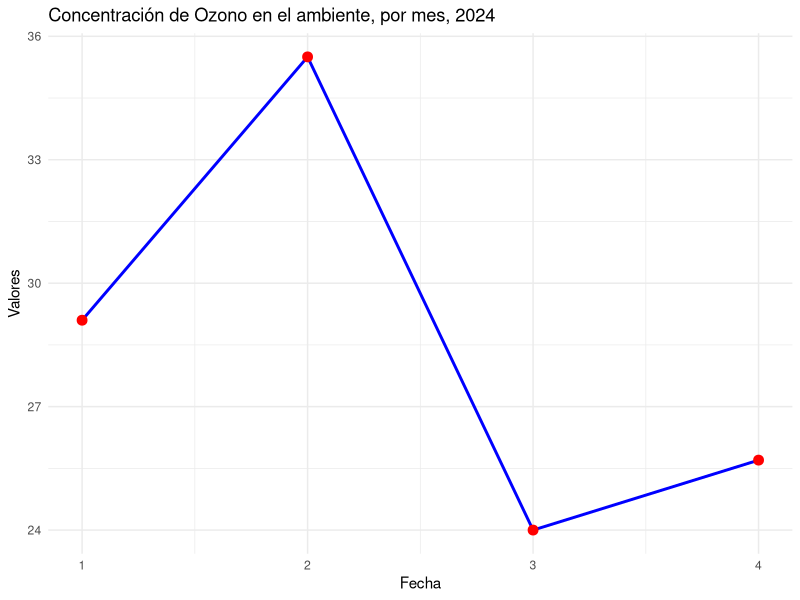
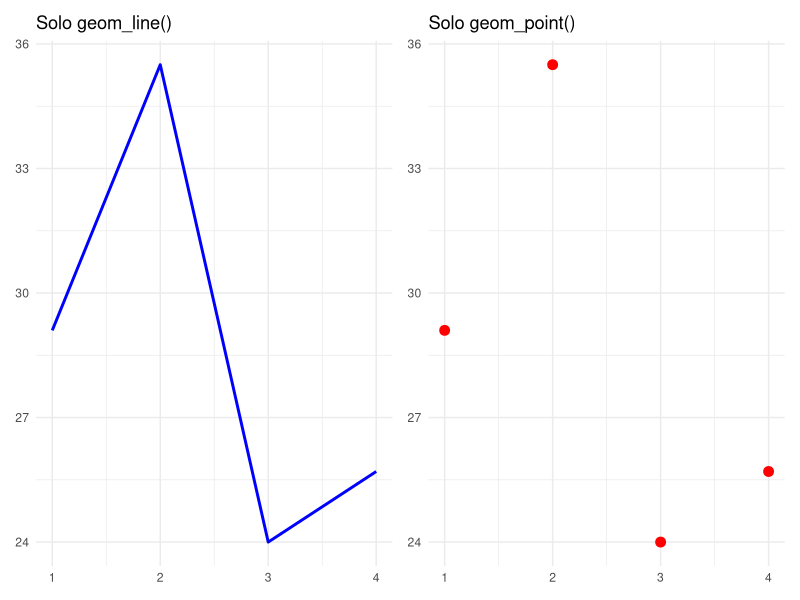
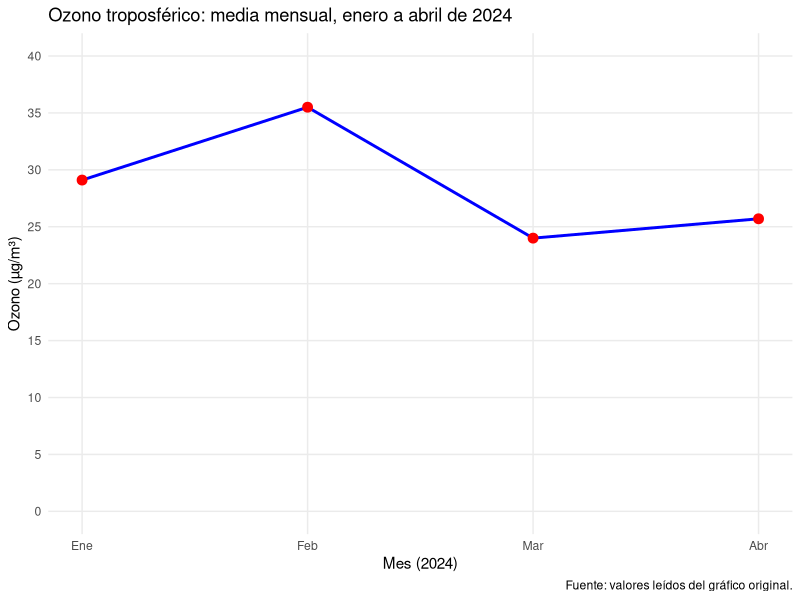

R code for these plots, in order:
# =============================================================================
# Figuras de la primera parte del teórico "Las partes de un gráfico" (ggplot2)
# Valores de ozono leídos del gráfico original (media mensual, ene–abr 2024).
# Genera: partida.png, geometria.png, corregida.png en clases/clase9/imagenes
# =============================================================================
library(tidyverse)
library(patchwork)

dir.create(here::here("imagenes"), showWarnings = FALSE, recursive = TRUE)
guardar <- function(p, nombre, ancho = 8, alto = 5) {
  ggsave(here::here("imagenes", nombre), p,
         width = ancho, height = alto, dpi = 300, bg = "white")
}

ozono_mes <- tibble(
  mes          = 1:4,
  o3_medio_mes = c(29.1, 35.5, 24.0, 25.7)
)

# --- El gráfico del que partimos (código de la clase 7, sección 4.2) ---------
p_partida <- ozono_mes %>%
  ggplot(aes(x = mes, y = o3_medio_mes)) +
  geom_line(color = "blue", linewidth = 1) +
  geom_point(color = "red", size = 3) +
  theme_minimal() +
  labs(title = "Concentración de Ozono en el ambiente, por mes, 2024",
       x = "Fecha", y = "Valores")
guardar(p_partida, "partida.png")

# --- La geometría: dos capas separadas ---------------------------------------
p_linea <- ggplot(ozono_mes, aes(x = mes, y = o3_medio_mes)) +
  geom_line(color = "blue", linewidth = 1) +
  theme_minimal() + labs(title = "Solo geom_line()", x = NULL, y = NULL)
p_puntos <- ggplot(ozono_mes, aes(x = mes, y = o3_medio_mes)) +
  geom_point(color = "red", size = 3) +
  theme_minimal() + labs(title = "Solo geom_point()", x = NULL, y = NULL)
guardar(p_linea | p_puntos, "geometria.png", ancho = 10, alto = 4)

# --- Una versión corregida ---------------------------------------------------
p_corregida <- ozono_mes %>%
  ggplot(aes(x = mes, y = o3_medio_mes)) +
  geom_line(color = "blue", linewidth = 1) +
  geom_point(color = "red", size = 3) +
  scale_x_continuous(breaks = 1:4, labels = c("Ene", "Feb", "Mar", "Abr")) +
  scale_y_continuous(limits = c(0, 40), breaks = seq(0, 40, 5)) +
  theme_minimal() +
  theme(panel.grid.minor = element_blank()) +
  labs(title = "Ozono troposférico: media mensual, enero a abril de 2024",
       x = "Mes (2024)", y = "Ozono (µg/m³)",
       caption = "Fuente: valores leídos del gráfico original.")
guardar(p_corregida, "corregida.png")
